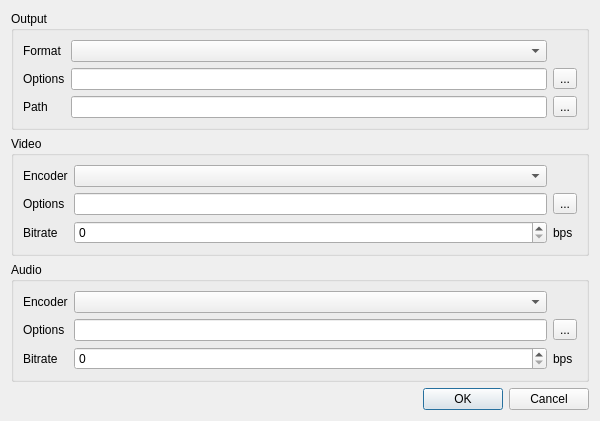
<?xml version="1.0" encoding="UTF-8"?>
<ui version="4.0">
 <class>DumpingDialog</class>
 <widget class="QDialog" name="DumpingDialog">
  <property name="geometry">
   <rect>
    <x>0</x>
    <y>0</y>
    <width>600</width>
    <height>420</height>
   </rect>
  </property>
  <property name="windowTitle">
   <string>Dump Video (OpenGL Only)</string>
  </property>
  <layout class="QVBoxLayout">
   <item>
    <widget class="QGroupBox">
     <property name="title">
      <string>Output</string>
     </property>
     <layout class="QGridLayout">
      <item row="0" column="0">
       <widget class="QLabel">
        <property name="text">
         <string>Format</string>
        </property>
       </widget>
      </item>
      <item row="0" column="1">
       <widget class="QComboBox" name="formatComboBox"/>
      </item>
      <item row="1" column="0">
       <widget class="QLabel">
        <property name="text">
         <string>Options</string>
        </property>
       </widget>
      </item>
      <item row="1" column="1">
       <widget class="QLineEdit" name="formatOptionsLineEdit"/>
      </item>
      <item row="1" column="2">
       <widget class="QToolButton" name="formatOptionsButton">
        <property name="text">
         <string>...</string>
        </property>
       </widget>
      </item>
      <item row="2" column="0">
       <widget class="QLabel">
        <property name="text">
         <string>Path</string>
        </property>
       </widget>
      </item>
      <item row="2" column="1">
       <widget class="QLineEdit" name="pathLineEdit"/>
      </item>
      <item row="2" column="2">
       <widget class="QToolButton" name="pathExplore">
        <property name="text">
         <string>...</string>
        </property>
       </widget>
      </item>
     </layout>
    </widget>
   </item>
   <item>
    <widget class="QGroupBox">
     <property name="title">
      <string>Video</string>
     </property>
     <layout class="QGridLayout">
      <item row="0" column="0">
       <widget class="QLabel">
        <property name="text">
         <string>Encoder</string>
        </property>
       </widget>
      </item>
      <item row="0" column="1">
       <widget class="QComboBox" name="videoEncoderComboBox">
        <property name="sizePolicy">
         <sizepolicy hsizetype="MinimumExpanding" vsizetype="Fixed">
          <horstretch>0</horstretch>
          <verstretch>0</verstretch>
         </sizepolicy>
        </property>
       </widget>
      </item>
      <item row="1" column="0">
       <widget class="QLabel">
        <property name="text">
         <string>Options</string>
        </property>
       </widget>
      </item>
      <item row="1" column="1">
       <widget class="QLineEdit" name="videoEncoderOptionsLineEdit"/>
      </item>
      <item row="1" column="2">
       <widget class="QToolButton" name="videoEncoderOptionsButton">
        <property name="text">
         <string>...</string>
        </property>
       </widget>
      </item>
      <item row="2" column="0">
       <widget class="QLabel">
        <property name="text">
         <string>Bitrate</string>
        </property>
       </widget>
      </item>
      <item row="2" column="1">
       <widget class="QSpinBox" name="videoBitrateSpinBox">
        <property name="maximum">
         <number>10000000</number>
        </property>
        <property name="singleStep">
         <number>1000</number>
        </property>
       </widget>
      </item>
      <item row="2" column="2">
       <widget class="QLabel">
        <property name="text">
         <string>bps</string>
        </property>
       </widget>
      </item>
     </layout>
    </widget>
   </item>
   <item>
    <widget class="QGroupBox">
     <property name="title">
      <string>Audio</string>
     </property>
     <layout class="QGridLayout">
      <item row="0" column="0">
       <widget class="QLabel">
        <property name="text">
         <string>Encoder</string>
        </property>
       </widget>
      </item>
      <item row="0" column="1">
       <widget class="QComboBox" name="audioEncoderComboBox">
        <property name="sizePolicy">
         <sizepolicy hsizetype="MinimumExpanding" vsizetype="Fixed">
          <horstretch>0</horstretch>
          <verstretch>0</verstretch>
         </sizepolicy>
        </property>
       </widget>
      </item>
      <item row="1" column="0">
       <widget class="QLabel">
        <property name="text">
         <string>Options</string>
        </property>
       </widget>
      </item>
      <item row="1" column="1">
       <widget class="QLineEdit" name="audioEncoderOptionsLineEdit"/>
      </item>
      <item row="1" column="2">
       <widget class="QToolButton" name="audioEncoderOptionsButton">
        <property name="text">
         <string>...</string>
        </property>
       </widget>
      </item>
      <item row="2" column="0">
       <widget class="QLabel">
        <property name="text">
         <string>Bitrate</string>
        </property>
       </widget>
      </item>
      <item row="2" column="1">
       <widget class="QSpinBox" name="audioBitrateSpinBox">
        <property name="maximum">
         <number>1000000</number>
        </property>
        <property name="singleStep">
         <number>100</number>
        </property>
       </widget>
      </item>
      <item row="2" column="2">
       <widget class="QLabel">
        <property name="text">
         <string>bps</string>
        </property>
       </widget>
      </item>
     </layout>
    </widget>
   </item>
   <item>
    <widget class="QDialogButtonBox" name="buttonBox">
     <property name="standardButtons">
      <set>QDialogButtonBox::Cancel|QDialogButtonBox::Ok</set>
     </property>
    </widget>
   </item>
  </layout>
 </widget>
</ui>
